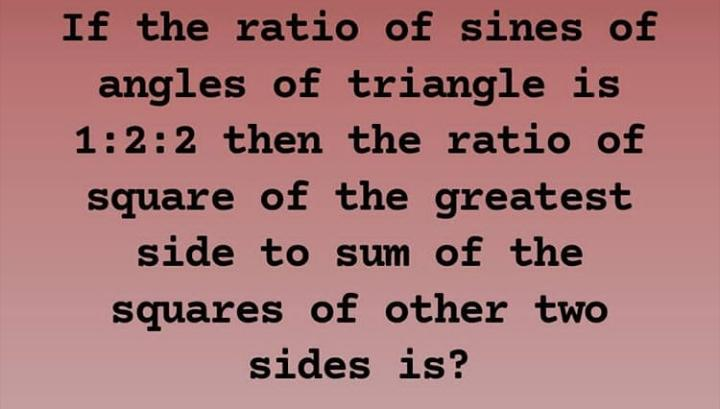
#> input picture images/in/input_img_1.jpg, 720 x 409 px; its folder holds only this picture in this run
$ python rlsa_demo_on_images.py
#> lines starting #> are read from the running program, lines starting #| are printed output that depends on the picture; after the words box and inside, x2 and y2 are one past the last pixel; in counts of white or black regions, pixels touching at a corner belong together
# import os module for reading and creating directories
import os
# import opencv-python to perform binarization on input images
import cv2
# import pythonRLSA to perform run-length smearing on images
import pythonRLSA as rlsa
# import the time module for calculating how long each operation takes
from time import time as timer

# get the list of all images stored in the folder images/in/
input_images = os.listdir("images/in/")
# sort the input image files in alphabetical order (just for aesthetics)
input_images.sort()

# variable to calculate how long the whole program took
start_time = timer()

# repeat the following for all images in the images/in/ folder
for image_name in input_images:
    # print the name of file currently being processed
    print(" [ INFO ] NOW READING :: ", image_name)

    # start the timer, i.e., store the current time in a variable
    begin = timer()

    # read the image in grayscale format
    image = cv2.imread("images/in/" + image_name, 0)
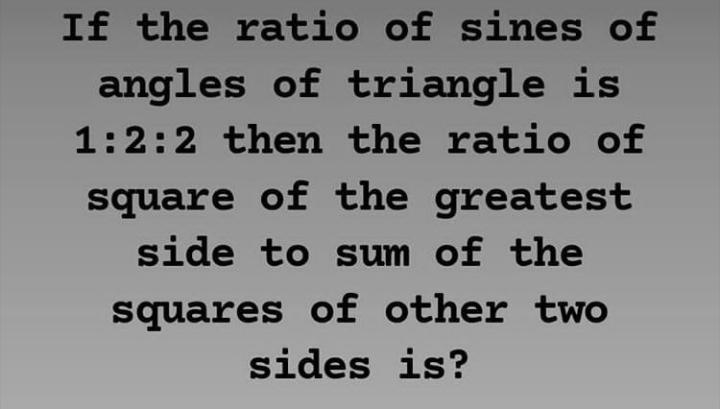
#> image: shape (409, 720); min 0, max 198, mean 132.9

    # print how long it took to read the image
    print(" [ INFO ] read the image to numpy array in ", timer() - begin, " seconds")
    # reset the timer
    begin = timer()

    # binarize the image using adaptive thresholding
    image = cv2.adaptiveThreshold(image, 255, cv2.ADAPTIVE_THRESH_MEAN_C, cv2.THRESH_BINARY, 15, 7)
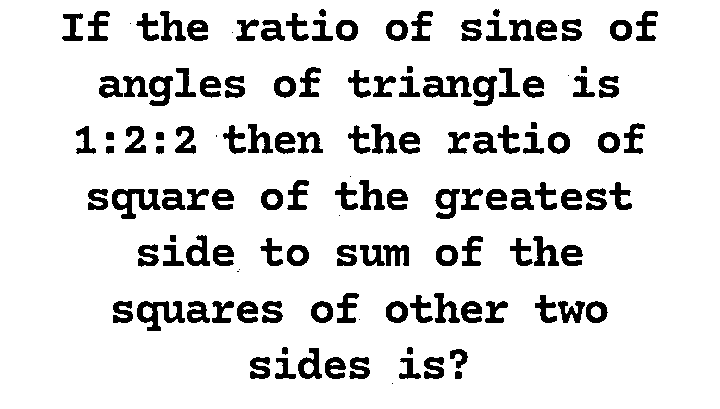
#> image: shape (409, 720); 88.2% white; 132 black regions (10 under 20 px), largest, box (x1, y1, x2, y2) and area: (112, 189, 161, 219) 701, (137, 301, 185, 331) 689, (423, 76, 472, 98) 635

    # print how long it took to binarize the image
    print(" [ INFO ] binarized image in ", timer() - begin, " seconds")
    # reset the timer
    begin = timer()

    # perform horizontal and vertical smearing on the image
#> (the run stopped early here; a loop or call above may not have finished)

$ run again, on images/in/input_img_2.jpg
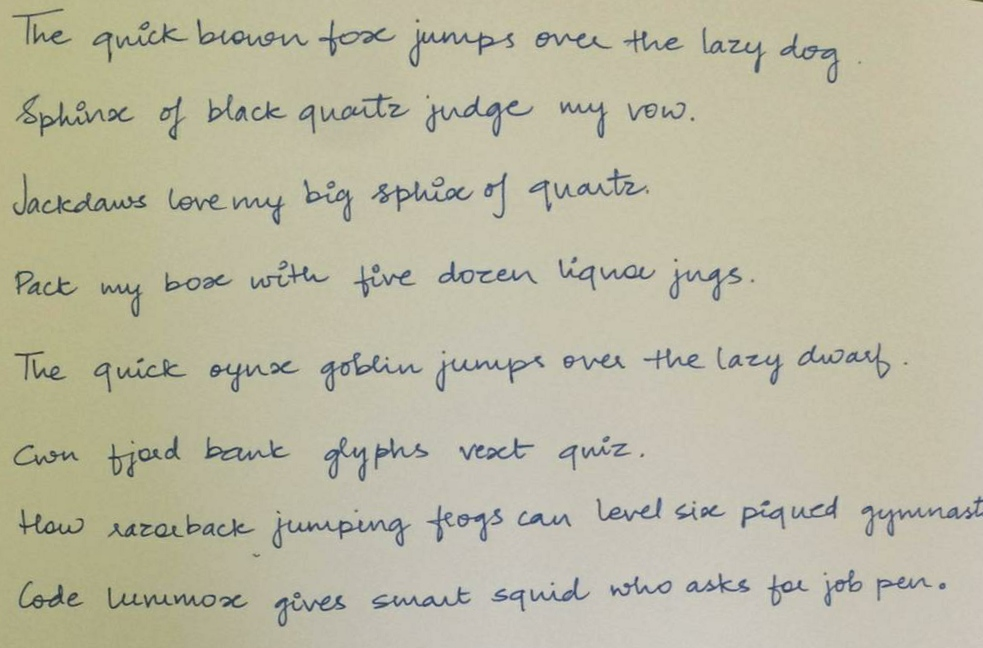
#> input picture images/in/input_img_2.jpg, 983 x 648 px
#> `image = cv2.imread("images/in/" + image_name, 0)`:
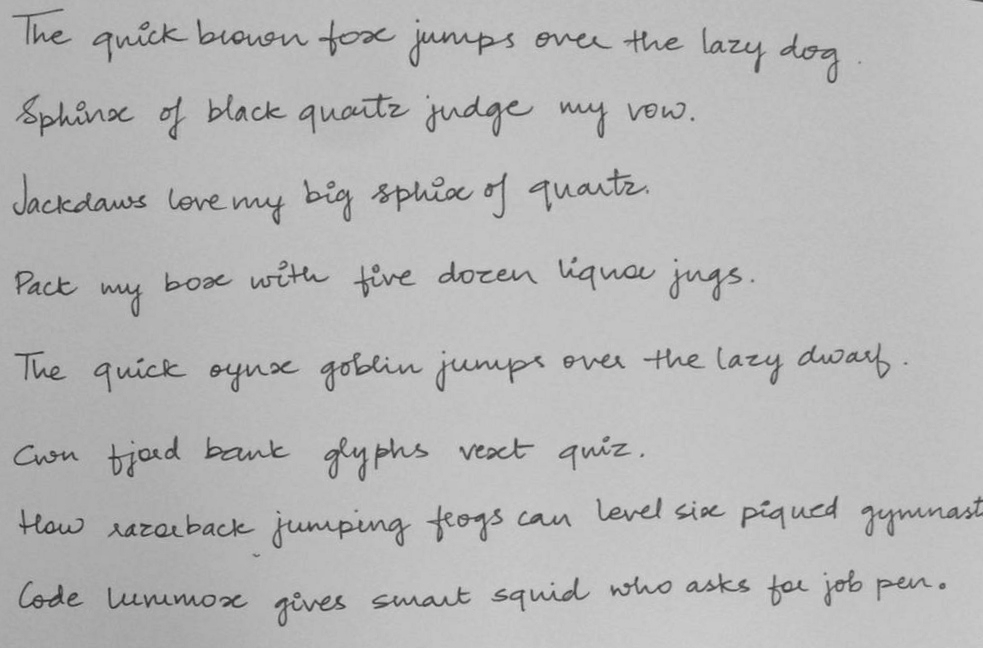
#> image: shape (648, 983); min 37, max 213, mean 182.8
#> `image = cv2.adaptiveThreshold(image, 255, cv2.ADAPTIVE_THRESH_MEAN_C, ..`:
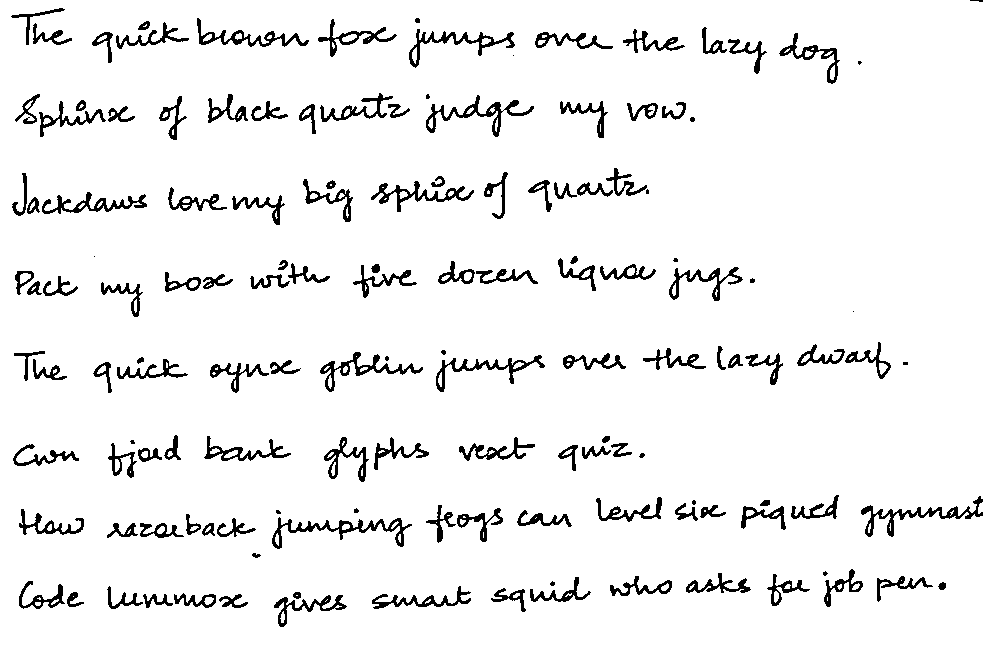
#> image: shape (648, 983); 94% white; 142 black regions (17 under 20 px), largest, box (x1, y1, x2, y2) and area: (272, 517, 412, 549) 986, (861, 496, 983, 537) 929, (426, 95, 534, 137) 876
